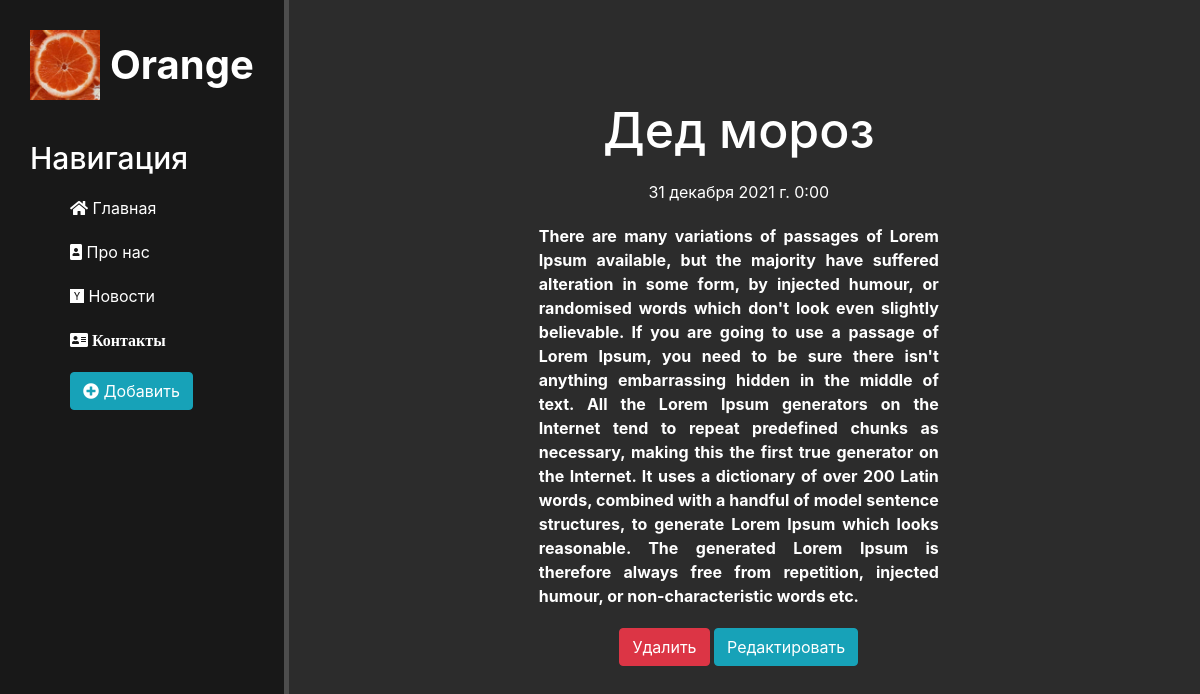
Page /news/11 on the committed database.
### news/models.py (models this page shows, shortened)
class Articles(models.Model):
    title = models.CharField('Название', max_length=50)
    anons = models.CharField('Анонс', max_length=150)
    full_text = models.TextField('Статья')
    date = models.DateTimeField('Дата публикации')
    class Meta:
        verbose_name = 'Новость'
        verbose_name_plural = 'Новости'

### news/views.py (the view)
# urls.py: path('<int:pk>', views.NewsDetailView.as_view(), name='news-detail'),
class NewsDetailView(DetailView):
    model = Articles
    template_name = 'news/detail_view.html'
    context_object_name = 'article'  # название ключа для передачи внутрь шаблона

### news/templates/news/detail_view.html (shortened to what this page needs)
{% extends 'main/layout.html' %}
{% block content %}
<div class="features">
    <h1>{{ article.title }}</h1>
    <p>{{ article.date }}</p>
    <p class="context">{{ article.full_text }}</p>
    <a href="{% url 'news-delete' article.id %}" class="btn btn-danger">Удалить</a>
    <a href="{% url 'news-update' article.id %}" class="btn btn-info">Редактировать</a>
</div>
{% endblock %}

### main/static/main/css/main.css (style rules this page uses)
body { background: #2c2c2c; }
main .features { float: left; color: #fff; margin-top: 100px; text-align: center; width: 75%; }
main .features h1 { font-size: 50px; }
main .features p { max-width: 400px; margin: 20px auto }
.context { font-size: 16px; text-align: justify; font-weight: bold; }

### rows in the picture
Articles: title "Дед мороз", date "31 декабря 2021 г. 0:00", full_text "There are many variations of passages of Lorem Ipsum available, but the majority have suffered alteration in some form, by injected humour, or randomised words which don't look even slightly believable. If you are going to use a passage of Lorem Ipsum, you need to be sure there isn't anything embarrassing hidden in the middle of text. All the Lorem Ipsum generators on the Internet tend to repeat predefined chunks as necessary, making this the first true generator on the Internet. It uses a dictionary of over 200 Latin words, combined with a handful of model sentence structures, to generate Lorem Ipsum which looks reasonable. The generated Lorem Ipsum is therefore always free from…"
